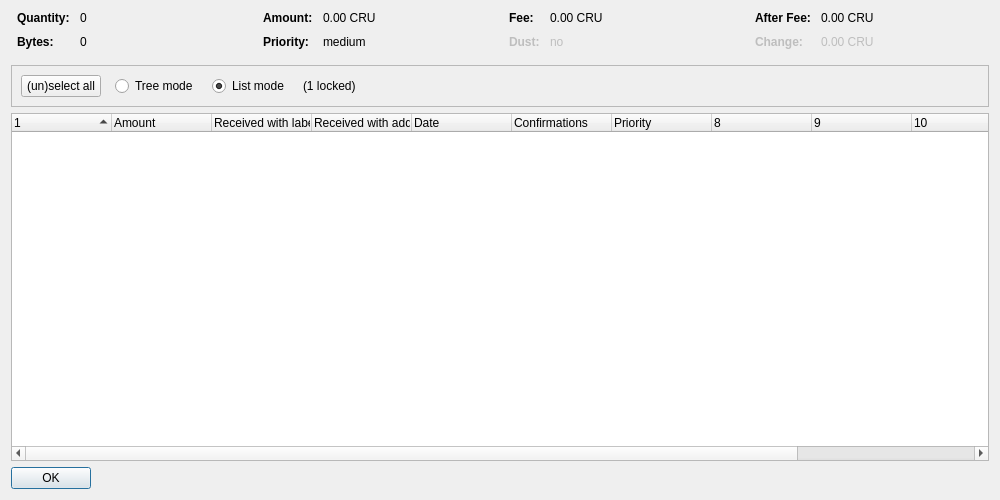
<?xml version="1.0" encoding="UTF-8"?>
<ui version="4.0">
 <class>CoinControlDialog</class>
 <widget class="QDialog" name="CoinControlDialog">
  <property name="geometry">
   <rect>
    <x>0</x>
    <y>0</y>
    <width>1000</width>
    <height>500</height>
   </rect>
  </property>
  <property name="windowTitle">
   <string>Coin Selection</string>
  </property>
  <layout class="QVBoxLayout" name="verticalLayout">
   <item>
    <layout class="QHBoxLayout" name="horizontalLayoutTop" stretch="0,0,0,0">
     <property name="topMargin">
      <number>0</number>
     </property>
     <property name="bottomMargin">
      <number>10</number>
     </property>
     <item>
      <layout class="QFormLayout" name="formLayoutCoinControl1">
       <property name="horizontalSpacing">
        <number>10</number>
       </property>
       <property name="verticalSpacing">
        <number>10</number>
       </property>
       <property name="leftMargin">
        <number>6</number>
       </property>
       <property name="rightMargin">
        <number>6</number>
       </property>
       <item row="0" column="0">
        <widget class="QLabel" name="labelCoinControlQuantityText">
         <property name="font">
          <font>
           <weight>75</weight>
           <bold>true</bold>
          </font>
         </property>
         <property name="text">
          <string>Quantity:</string>
         </property>
        </widget>
       </item>
       <item row="0" column="1">
        <widget class="QLabel" name="labelCoinControlQuantity">
         <property name="cursor">
          <cursorShape>IBeamCursor</cursorShape>
         </property>
         <property name="contextMenuPolicy">
          <enum>Qt::ActionsContextMenu</enum>
         </property>
         <property name="text">
          <string notr="true">0</string>
         </property>
         <property name="textInteractionFlags">
          <set>Qt::LinksAccessibleByMouse|Qt::TextSelectableByKeyboard|Qt::TextSelectableByMouse</set>
         </property>
        </widget>
       </item>
       <item row="1" column="0">
        <widget class="QLabel" name="labelCoinControlBytesText">
         <property name="font">
          <font>
           <weight>75</weight>
           <bold>true</bold>
          </font>
         </property>
         <property name="text">
          <string>Bytes:</string>
         </property>
        </widget>
       </item>
       <item row="1" column="1">
        <widget class="QLabel" name="labelCoinControlBytes">
         <property name="cursor">
          <cursorShape>IBeamCursor</cursorShape>
         </property>
         <property name="contextMenuPolicy">
          <enum>Qt::ActionsContextMenu</enum>
         </property>
         <property name="text">
          <string notr="true">0</string>
         </property>
         <property name="textInteractionFlags">
          <set>Qt::LinksAccessibleByMouse|Qt::TextSelectableByKeyboard|Qt::TextSelectableByMouse</set>
         </property>
        </widget>
       </item>
      </layout>
     </item>
     <item>
      <layout class="QFormLayout" name="formLayoutCoinControl2">
       <property name="horizontalSpacing">
        <number>10</number>
       </property>
       <property name="verticalSpacing">
        <number>10</number>
       </property>
       <property name="leftMargin">
        <number>6</number>
       </property>
       <property name="rightMargin">
        <number>6</number>
       </property>
       <item row="0" column="0">
        <widget class="QLabel" name="labelCoinControlAmountText">
         <property name="font">
          <font>
           <weight>75</weight>
           <bold>true</bold>
          </font>
         </property>
         <property name="text">
          <string>Amount:</string>
         </property>
        </widget>
       </item>
       <item row="0" column="1">
        <widget class="QLabel" name="labelCoinControlAmount">
         <property name="cursor">
          <cursorShape>IBeamCursor</cursorShape>
         </property>
         <property name="contextMenuPolicy">
          <enum>Qt::ActionsContextMenu</enum>
         </property>
         <property name="text">
          <string notr="true">0.00 CRU</string>
         </property>
         <property name="textInteractionFlags">
          <set>Qt::LinksAccessibleByMouse|Qt::TextSelectableByKeyboard|Qt::TextSelectableByMouse</set>
         </property>
        </widget>
       </item>
       <item row="1" column="0">
        <widget class="QLabel" name="labelCoinControlPriorityText">
         <property name="font">
          <font>
           <weight>75</weight>
           <bold>true</bold>
          </font>
         </property>
         <property name="text">
          <string>Priority:</string>
         </property>
        </widget>
       </item>
       <item row="1" column="1">
        <widget class="QLabel" name="labelCoinControlPriority">
         <property name="cursor">
          <cursorShape>IBeamCursor</cursorShape>
         </property>
         <property name="contextMenuPolicy">
          <enum>Qt::ActionsContextMenu</enum>
         </property>
         <property name="text">
          <string notr="true">medium</string>
         </property>
         <property name="textInteractionFlags">
          <set>Qt::LinksAccessibleByMouse|Qt::TextSelectableByKeyboard|Qt::TextSelectableByMouse</set>
         </property>
        </widget>
       </item>
      </layout>
     </item>
     <item>
      <layout class="QFormLayout" name="formLayoutCoinControl3">
       <property name="horizontalSpacing">
        <number>10</number>
       </property>
       <property name="verticalSpacing">
        <number>10</number>
       </property>
       <property name="leftMargin">
        <number>6</number>
       </property>
       <property name="rightMargin">
        <number>6</number>
       </property>
       <item row="0" column="0">
        <widget class="QLabel" name="labelCoinControlFeeText">
         <property name="font">
          <font>
           <weight>75</weight>
           <bold>true</bold>
          </font>
         </property>
         <property name="text">
          <string>Fee:</string>
         </property>
        </widget>
       </item>
       <item row="0" column="1">
        <widget class="QLabel" name="labelCoinControlFee">
         <property name="cursor">
          <cursorShape>IBeamCursor</cursorShape>
         </property>
         <property name="contextMenuPolicy">
          <enum>Qt::ActionsContextMenu</enum>
         </property>
         <property name="text">
          <string notr="true">0.00 CRU</string>
         </property>
         <property name="textInteractionFlags">
          <set>Qt::LinksAccessibleByMouse|Qt::TextSelectableByKeyboard|Qt::TextSelectableByMouse</set>
         </property>
        </widget>
       </item>
       <item row="1" column="0">
        <widget class="QLabel" name="labelCoinControlLowOutputText">
         <property name="enabled">
          <bool>false</bool>
         </property>
         <property name="font">
          <font>
           <weight>75</weight>
           <bold>true</bold>
          </font>
         </property>
         <property name="text">
          <string>Dust:</string>
         </property>
        </widget>
       </item>
       <item row="1" column="1">
        <widget class="QLabel" name="labelCoinControlLowOutput">
         <property name="enabled">
          <bool>false</bool>
         </property>
         <property name="cursor">
          <cursorShape>IBeamCursor</cursorShape>
         </property>
         <property name="contextMenuPolicy">
          <enum>Qt::ActionsContextMenu</enum>
         </property>
         <property name="text">
          <string notr="true">no</string>
         </property>
         <property name="textInteractionFlags">
          <set>Qt::LinksAccessibleByMouse|Qt::TextSelectableByKeyboard|Qt::TextSelectableByMouse</set>
         </property>
        </widget>
       </item>
      </layout>
     </item>
     <item>
      <layout class="QFormLayout" name="formLayoutCoinControl4">
       <property name="horizontalSpacing">
        <number>10</number>
       </property>
       <property name="verticalSpacing">
        <number>10</number>
       </property>
       <property name="leftMargin">
        <number>6</number>
       </property>
       <property name="rightMargin">
        <number>6</number>
       </property>
       <item row="0" column="0">
        <widget class="QLabel" name="labelCoinControlAfterFeeText">
         <property name="font">
          <font>
           <weight>75</weight>
           <bold>true</bold>
          </font>
         </property>
         <property name="text">
          <string>After Fee:</string>
         </property>
        </widget>
       </item>
       <item row="0" column="1">
        <widget class="QLabel" name="labelCoinControlAfterFee">
         <property name="cursor">
          <cursorShape>IBeamCursor</cursorShape>
         </property>
         <property name="contextMenuPolicy">
          <enum>Qt::ActionsContextMenu</enum>
         </property>
         <property name="text">
          <string notr="true">0.00 CRU</string>
         </property>
         <property name="textInteractionFlags">
          <set>Qt::LinksAccessibleByMouse|Qt::TextSelectableByKeyboard|Qt::TextSelectableByMouse</set>
         </property>
        </widget>
       </item>
       <item row="1" column="0">
        <widget class="QLabel" name="labelCoinControlChangeText">
         <property name="enabled">
          <bool>false</bool>
         </property>
         <property name="font">
          <font>
           <weight>75</weight>
           <bold>true</bold>
          </font>
         </property>
         <property name="text">
          <string>Change:</string>
         </property>
        </widget>
       </item>
       <item row="1" column="1">
        <widget class="QLabel" name="labelCoinControlChange">
         <property name="enabled">
          <bool>false</bool>
         </property>
         <property name="cursor">
          <cursorShape>IBeamCursor</cursorShape>
         </property>
         <property name="contextMenuPolicy">
          <enum>Qt::ActionsContextMenu</enum>
         </property>
         <property name="text">
          <string notr="true">0.00 CRU</string>
         </property>
         <property name="textInteractionFlags">
          <set>Qt::LinksAccessibleByMouse|Qt::TextSelectableByKeyboard|Qt::TextSelectableByMouse</set>
         </property>
        </widget>
       </item>
      </layout>
     </item>
    </layout>
   </item>
   <item>
    <widget class="QFrame" name="frame">
     <property name="minimumSize">
      <size>
       <width>0</width>
       <height>40</height>
      </size>
     </property>
     <property name="frameShape">
      <enum>QFrame::StyledPanel</enum>
     </property>
     <property name="frameShadow">
      <enum>QFrame::Sunken</enum>
     </property>
     <layout class="QHBoxLayout" name="horizontalLayout">
      <item>
       <layout class="QHBoxLayout" name="horizontalLayoutPanel" stretch="0,0,0,0,0">
        <property name="spacing">
         <number>14</number>
        </property>
        <item>
         <widget class="QPushButton" name="pushButtonSelectAll">
          <property name="sizePolicy">
           <sizepolicy hsizetype="Maximum" vsizetype="Fixed">
            <horstretch>0</horstretch>
            <verstretch>0</verstretch>
           </sizepolicy>
          </property>
          <property name="text">
           <string>(un)select all</string>
          </property>
          <property name="autoDefault">
           <bool>false</bool>
          </property>
         </widget>
        </item>
        <item>
         <widget class="QRadioButton" name="radioTreeMode">
          <property name="sizePolicy">
           <sizepolicy hsizetype="Maximum" vsizetype="Fixed">
            <horstretch>0</horstretch>
            <verstretch>0</verstretch>
           </sizepolicy>
          </property>
          <property name="text">
           <string>Tree mode</string>
          </property>
         </widget>
        </item>
        <item>
         <widget class="QRadioButton" name="radioListMode">
          <property name="sizePolicy">
           <sizepolicy hsizetype="Maximum" vsizetype="Fixed">
            <horstretch>0</horstretch>
            <verstretch>0</verstretch>
           </sizepolicy>
          </property>
          <property name="text">
           <string>List mode</string>
          </property>
          <property name="checked">
           <bool>true</bool>
          </property>
         </widget>
        </item>
        <item>
         <widget class="QLabel" name="labelLocked">
          <property name="text">
           <string notr="true">(1 locked)</string>
          </property>
         </widget>
        </item>
        <item>
         <spacer name="horizontalSpacer">
          <property name="orientation">
           <enum>Qt::Horizontal</enum>
          </property>
          <property name="sizeHint" stdset="0">
           <size>
            <width>40</width>
            <height>20</height>
           </size>
          </property>
         </spacer>
        </item>
       </layout>
      </item>
     </layout>
    </widget>
   </item>
   <item>
    <widget class="CoinControlTreeWidget" name="treeWidget">
     <property name="contextMenuPolicy">
      <enum>Qt::CustomContextMenu</enum>
     </property>
     <property name="sortingEnabled">
      <bool>false</bool>
     </property>
     <property name="columnCount">
      <number>12</number>
     </property>
     <attribute name="headerShowSortIndicator" stdset="0">
      <bool>true</bool>
     </attribute>
     <attribute name="headerStretchLastSection">
      <bool>false</bool>
     </attribute>
     <column>
      <property name="text">
       <string/>
      </property>
     </column>
     <column>
      <property name="text">
       <string>Amount</string>
      </property>
     </column>
     <column>
      <property name="text">
       <string>Received with label</string>
      </property>
     </column>
     <column>
      <property name="text">
       <string>Received with address</string>
      </property>
     </column>
     <column>
      <property name="text">
       <string>Date</string>
      </property>
     </column>
     <column>
      <property name="text">
       <string>Confirmations</string>
      </property>
      <property name="toolTip">
       <string>Confirmed</string>
      </property>
     </column>
     <column>
      <property name="text">
       <string>Priority</string>
      </property>
     </column>
     <column>
      <property name="text">
       <string/>
      </property>
     </column>
     <column>
      <property name="text">
       <string/>
      </property>
     </column>
     <column>
      <property name="text">
       <string/>
      </property>
     </column>
     <column>
      <property name="text">
       <string/>
      </property>
     </column>
     <column>
      <property name="text">
       <string/>
      </property>
     </column>
    </widget>
   </item>
   <item>
    <widget class="QDialogButtonBox" name="buttonBox">
     <property name="sizePolicy">
      <sizepolicy hsizetype="Maximum" vsizetype="Fixed">
       <horstretch>0</horstretch>
       <verstretch>0</verstretch>
      </sizepolicy>
     </property>
     <property name="orientation">
      <enum>Qt::Horizontal</enum>
     </property>
     <property name="standardButtons">
      <set>QDialogButtonBox::Ok</set>
     </property>
    </widget>
   </item>
  </layout>
 </widget>
 <customwidgets>
  <customwidget>
   <class>CoinControlTreeWidget</class>
   <extends>QTreeWidget</extends>
   <header>coincontroltreewidget.h</header>
  </customwidget>
 </customwidgets>
 <resources/>
 <connections/>
</ui>
